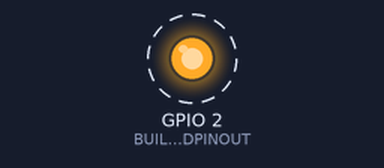
This sketch was run on a simulated ESP32. On the bench: output pins drawn as LEDs (lit = HIGH). Dashed ring = blinking. WiFi joins after 1.5 s; servers stay silent unless stated; what the sketch prints to the serial monitor is not drawn.

Above: at 7.55 s.
Timing chart, 0 to 10.5 s (numbered marks = the images above):
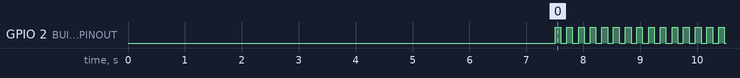

The sketch:

main.ino
```cpp
// Name: main.ino
// Desc: Files arduino eas matkul iot
// Auth: KillingWhales et all

#include <Wire.h>
#include <DHT.h>
#include <BH1750.h>

// CONNECTION
#include <WiFi.h>
#include <WebServer.h>
#include <ESPmDNS.h>

#define BUILTINLEDPINOUT 2
#define DHTPIN 27 //HUM gpio27dht
#define MAX4466_PIN 34 //SOUND gpio34
#define BH1750SDA_PIN 21 //LIGHT gpio21
#define BH1750SCL_PIN 22 //LIGHT gpio22

// // MACROS // //

// Fungsi untuk blink dengan cepat berdasarkan amount
#define gettingToBlinky(amount, spd) for(int i = 0;i < amount;i++){\
    digitalWrite(BUILTINLEDPINOUT, HIGH);\
    delay(spd);\
    digitalWrite(BUILTINLEDPINOUT, LOW);\
    delay(spd);\
}

// Macros Expansion untuk init semua sensor
#define initAllLib(dht_loc) dht_loc.begin(); delay(3000); Wire.begin(BH1750SDA_PIN, BH1750SCL_PIN)

// // GLOBAL VAR // //

/*
const char* GC_WINAME[] = {"HOTSPOT@UPNJATIM.AC.ID"}; // tambahkan wifi terus, beserta dengan pwnya
const char* GC_WIPASSWORD[] = {"belanegara"};
*/
const char* GC_WINAME[] = {"Alvhim"}; // tambahkan wifi terus, beserta dengan pwnya
const char* GC_WIPASSWORD[] = {"tahukotak"};

// IPAddress staticIP(172, 27, 205, 150);
// IPAddress gateway(172, 27, 205, 1);
// IPAddress subnet(255, 255, 255, 0);

// nanti implementasinya hanya for (int i = 0; i < sizeof(GC_WINAME) / sizeof(GC_WINAME[0]);i++){ GC_WINAME[i]; GC_WIPASSWORD[i]; }

DHT hum(DHTPIN, DHT22);
BH1750 light;

WebServer server(80);
// // FORWARD DECLARATION // //
void handleScream();


// // FUNCTION // //


void
setup() {
  pinMode(BUILTINLEDPINOUT, OUTPUT); // LED BLINK / gettingToBlinky
  Serial.begin(9600);
  // initAllLib(hum);
  hum.begin(); delay(3000); Wire.begin(BH1750SDA_PIN, BH1750SCL_PIN); // init singline
  if (light.begin(BH1750::CONTINUOUS_HIGH_RES_MODE)) {
    Serial.println("BH1750 OK");
  } else {
    Serial.println("BH1750 FAILED");
  }


  // WiFi.mode(WIFI_STA);
  // WiFi.config(staticIP, gateway, subnet);

  int timeout = 0;
  while (WiFi.status() != WL_CONNECTED && timeout < 20) {
    for (int i = 0; i < sizeof(GC_WINAME) / sizeof(GC_WINAME[0]); ++i){
      WiFi.begin(GC_WINAME[i], GC_WIPASSWORD[i]);
      if (WiFi.status() == WL_CONNECTED) break;
    }
    delay(500);
    timeout++;
  }
  delay(3000);

  Serial.println(WiFi.localIP());

  // ROUTING
  server.enableCORS(true);
  server.on("/", handleScream);
  server.begin();
}

void
loop() {
  server.handleClient();

  if (WiFi.status() == WL_CONNECTED) {
    Serial.println(WiFi.localIP());
    gettingToBlinky(2, 100);
  }
  delay(10);
}

void handleScream(){
  int micval = analogRead(MAX4466_PIN);
  float humval = hum.readHumidity();
  float tempval = hum.readTemperature();
  float luxval = light.readLightLevel();
  if (isnan(tempval) || isnan(humval)){
      tempval = 0;
      humval=0;
      }
  if (isnan(luxval))
      luxval = 0;

  String response =
      String(tempval) + "," +
      String(humval) + "," +
      String(luxval) + "," +
      String(micval);

  server.send(
      200,
      "text/plain",
      response);
}
```

Measured:
- by itself, GPIO 2 (BUILTINLEDPINOUT): alternates HIGH for 0.10 s and LOW for 0.11 s
